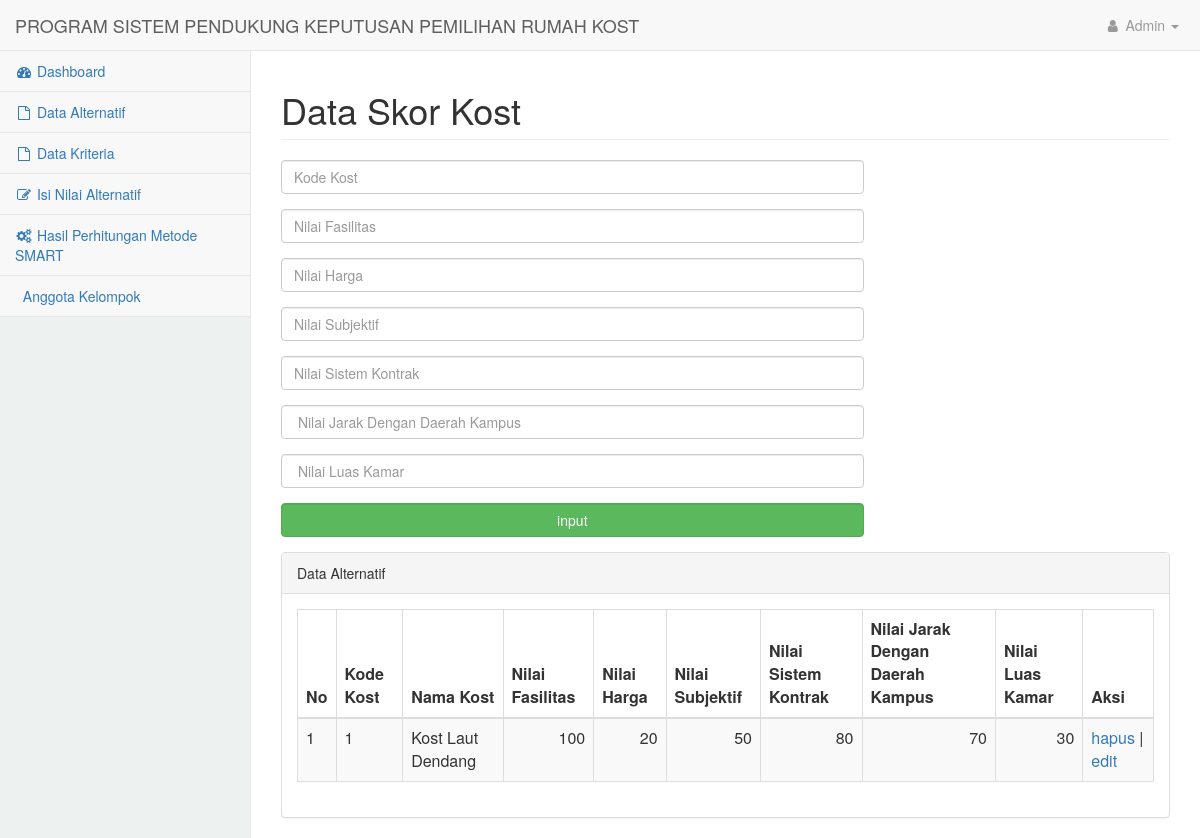
Page /skor.php on the committed database.
### tables this page shows
CREATE TABLE `penilaian` (
  `kode_kost` int(50) NOT NULL,
  `fasilitas` int(50) NOT NULL,
  `harga` int(50) NOT NULL,
  `subjektif` int(50) NOT NULL,
  `sistem_kontrak` int(50) NOT NULL,
  `jarak_ke_kampus` int(50) NOT NULL,
  `luas_kamar` int(50) NOT NULL
);

CREATE TABLE `kost` (
  `id_kost` int(11) NOT NULL,
  `kode_kost` int(50) NOT NULL,
  `nama_kost` varchar(50) NOT NULL,
  `daerah_kost` varchar(50) NOT NULL,
  `nama_jalan_kost` varchar(50) NOT NULL
);

### skor.php (the view, shortened to what this page needs)
<?php
include 'koneksi.php';
require_once 'navigasi.php';
?>
<div id="page-wrapper">
	<div class="container-fluid">
		<div class="row">
			<div class="col-lg-12">
				<h1 class="page-header">Data Skor Kost</h1>
			</div>
			<div class="col-lg-8">
				<form role="form" method="POST" action="">
					<div class="form-group">
						<input  type="text" name="kode_kost" class="form-control" placeholder="Kode Kost">
					</div>
					<div class="form-group">
						<input  type="text" name="nilai_fasilitas" class="form-control" placeholder="Nilai Fasilitas">
					</div>
					<div class="form-group">
						<input  type="text" name="nilai_harga" class="form-control" placeholder="Nilai Harga">
					</div>
					<div class="form-group">
						<input  type="text" name="nilai_subjektif" class="form-control" placeholder="Nilai Subjektif">
					</div>
					<div class="form-group">
						<input  type="text" name="nilai_sistem_kontrak" class="form-control" placeholder="Nilai Sistem Kontrak">
					</div>
					<div class="form-group">
						<input  type="text" name="nilai_jarak" class="form-control" placeholder=" Nilai Jarak Dengan Daerah Kampus">
					</div>
						<div class="form-group">
						<input  type="text" name="nilai_luas_kamar" class="form-control" placeholder=" Nilai Luas Kamar">
					</div>
					<div class="form-group">
					<input type="submit" name="submit" class=" btn btn-success form-control" value="input" placeholder="input">
					</div>
				</form>
			</div>
			<div class="col-lg-12">
				<div class="panel panel-default">
					<div class="panel-heading">
						Data Alternatif
					</div>
					<div class="panel-body">
						<div class="table-responsive">
							<table class="table table-striped table-bordered table-hover">
								<thead>
									<tr>
										<th>No</th>
										<th>Kode Kost</th>
										<th>Nama Kost</th>
										<th>Nilai Fasilitas</th>
										<th>Nilai Harga</th>
										<th>Nilai Subjektif</th>
										<th>Nilai Sistem Kontrak</th>
										<th>Nilai Jarak Dengan Daerah Kampus</th>
										<th>Nilai Luas Kamar</th>
										<th>Aksi</th>
									</tr>
								</thead>
								<tbody>
									<?php
									$sql = "SELECT * FROM penilaian";
									$query = mysqli_query($dbconnection, $sql);
									$n = 1;
									while($kost = mysqli_fetch_array($query)) {
										$kode_kost = $kost['kode_kost'];
										$sqlnamakost = "SELECT nama_kost from kost WHERE kode_kost = $kode_kost";
										$namakost = mysqli_fetch_array(mysqli_query($dbconnection,$sqlnamakost));
									?>
									<tr>
										<td><?=$n?></td>
										<td><?=$kost['kode_kost']?></td>
										<td><?=$namakost['nama_kost']?></td>
										<td class="text-right"><?=$kost['fasilitas']?></td>
										<td class="text-right"><?=$kost['harga']?></td>
										<td class="text-right"><?=$kost['subjektif']?></td>
										<td class="text-right"><?=$kost['sistem_kontrak']?></td>
										<td class="text-right"><?=$kost['jarak_ke_kampus']?></td>
										<td class="text-right"><?=$kost['luas_kamar']?></td>
										<td><a onclick="return confirm('Apakah Anda Yakin Ingin Menghapus ?')" href="aksi/hapus_skor.php?nama_kost=<?=$kost['kode_kost'];?>">hapus</a> | <a href="">edit</a></td>
									</tr>
									<?php
									$n++;
								}
								?>
								</tbody>
							</table>
						</div>
					</div>
				</div>
			</div>
		</div>
	</div>
</div>
<?php
	require_once 'foot.php';
?>

### css/startmin.css (style rules this page uses)
body { background-color: #f8f8f8; }
#page-wrapper { padding-top: 30px; min-height: 568px; background-color: #fff; }
@media (min-width:768px) { #page-wrapper { position: inherit; margin-left: 250px; padding: 30px 15px 0 15px; border-left: 1px solid #e7e7e7; } }

### navigasi.php (style rules this page uses)
body { background-color: #edf2f1; }

### rows in the picture
penilaian: kode_kost "1", kost.nama_kost "Kost Laut Dendang", fasilitas "100", harga "20", subjektif "50", sistem_kontrak "80", jarak_ke_kampus "70", luas_kamar "30"
